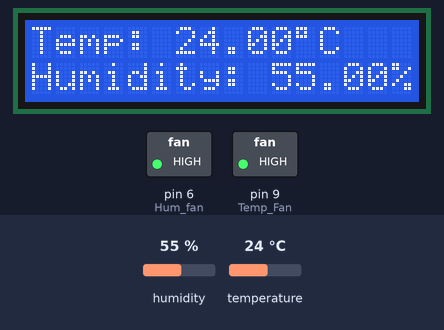
The sketch below on a simulated Arduino Uno, built with avr-gcc and run on an emulated ATmega328P. Parts: 16×2 character LCD, switched loads named in the sketch (green lamp = pin HIGH). The inputs (shaded band) are chosen by the test bench; at power-on: humidity 55 %, temperature 24 °C. What the sketch prints to the serial monitor is not drawn.

Above: at 1.2 s.
1.3 s: humidity set to 42 %
At 2.7 s:
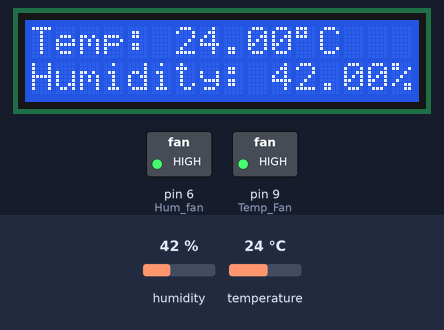
3.1 s: humidity set to 40 %
At 4.3 s:
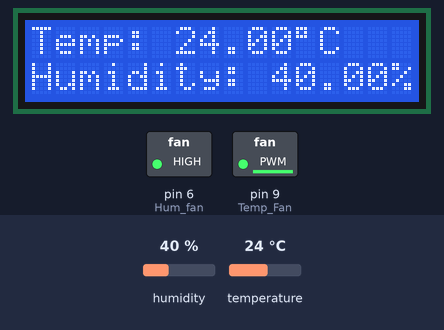
7.7 s: humidity set to 22 %
At 8.5 s:
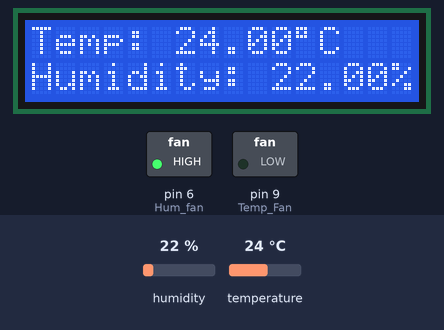
9.5 s: temperature set to 12 °C
At 11.3 s:
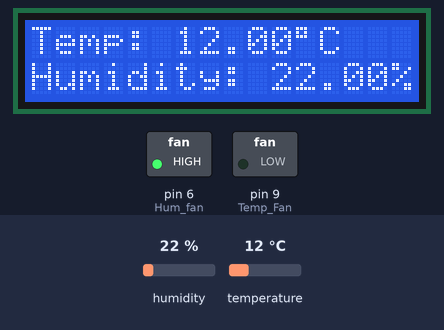
11.8 s: humidity set to 32 %
At 14.0 s:
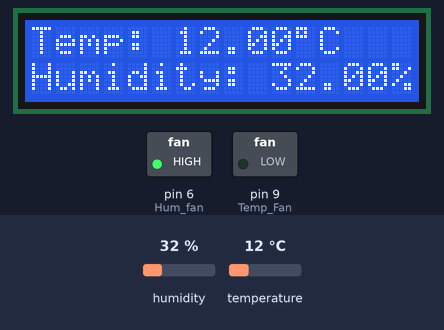
14.3 s: humidity set to 34 %
At 15.7 s:
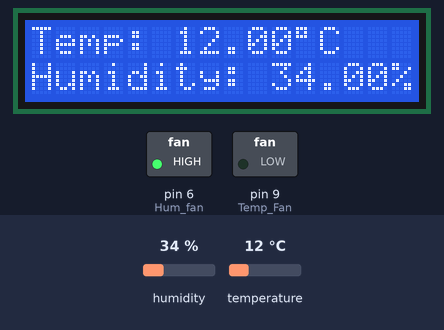
Timing chart, 0 to 17.3 s (numbered marks = the images above; inputs shaded):
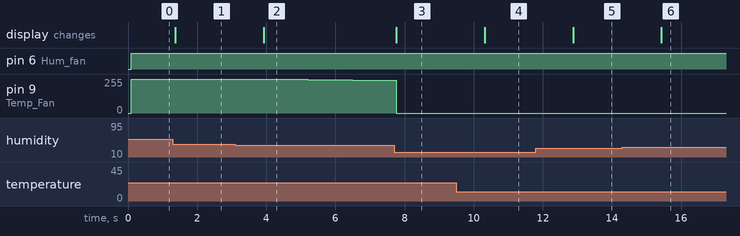

Measured:
- after the input at 1.3 s, the display: changes after 0.07 s (image 1)
- after the input at 3.1 s, pin 9 (Temp_Fan): 255/255 → 254/255 after 0.83 s, → 249/255 1.3 s later, → 244/255 1.3 s later; the display: changes after 0.83 s (image 2)
- after the input at 7.7 s, the display: changes after 0.06 s (image 3)
- after the input at 9.5 s, the display: changes after 0.82 s (image 4)
- after the input at 11.8 s, the display: changes after 1.1 s (image 5)
- after the input at 14.3 s, the display: changes after 1.1 s (image 6)

The sketch:

ArduinoCode.ino
```cpp
#include <dht.h>
#include <LiquidCrystal.h>
#include <AutoPID.h>

LiquidCrystal lcd(12, 11, 5, 4, 3, 2);

dht DHT;
//Use PIN 9 and 6, those have PWM option....

int Hum_fan = 6;
int Temp_Fan = 9;
int Fan_Speed = 0;

int Heater;
//int HeaterSpeed;
//This Will Be for the PID SYSTEM!
#define OUTPUT_MIN 0
#define OUTPUT_MAX 255
/*
 * How we set this up is -> start with KP.... Make it have Swining Behav
 * Adjust KI to kill the error....
 * Adjust KD to make it react faster
 */
#define KP 10
#define KI 0.4
#define KD 0

double HumRead, setPoint, outputHum;
double TempRead,SetPoint,OutPutTemp;

AutoPID myPID(&HumRead, &setPoint, &outputHum, OUTPUT_MIN, OUTPUT_MAX, KP, KI, KD);
// from 100 - 255 PWM.... Needs that for temp....
AutoPID my2PID(&TempRead, &SetPoint, &OutPutTemp, OUTPUT_MIN,OUTPUT_MAX,KP,KI,KD);

#define DHT11_PIN 7

void setup() {
  lcd.begin(16, 2);
  pinMode(Temp_Fan,OUTPUT);
  pinMode(Hum_fan, OUTPUT);
  pinMode(Heater, OUTPUT);
  setPwmFrequency(9, 6);
  Serial.begin(9600);
  Fan_Speed = 0;
  SetPoint = 50;
}


void loop()
{
  int chk = DHT.read11(DHT11_PIN);
  lcd.setCursor(0, 0);

  lcd.print("Temp: ");
  lcd.print(DHT.temperature);
  lcd.print((char)223);
  lcd.print("C");
  lcd.setCursor(0, 1);
  lcd.print("Humidity: ");
  lcd.print(DHT.humidity);
  lcd.print("%");

  Lower_HUM_FAN();
  PID_TEMP_FAN();
  ShowValues(); // This Will Send Current Data/Values...
  //HeaterControll();
  delay(1250);
}
/*
 * Heater Should Reach Temp Wanted
 * And Then keep it at that point... PID system Here aswell?
 */
void HeaterControll() {

  //HeaterSpeed = (12/12)*256;

  //digitalWrite(Heater,HIGH);

}
void PID_TEMP_FAN(){
  int out = 0;
  int offset = 110;
  TempRead = DHT.humidity;
  my2PID.run();
  out = 255 - OutPutTemp + offset;
  if (out > 255)
  {
    out = 255;
  }
  if (out == offset){
    out = 0;
  }
  analogWrite(Temp_Fan, out);

}
// PID system for HUM fan.......
// while(Hum < 30) KEEP PID on
// End with Giving HUM_FAN LOW
void Lower_HUM_FAN() {

  //setPoint = 35;
  //HumRead = DHT.humidity;
  //myPID.run();
  //analogWrite(Hum_fan, outputHum);
  digitalWrite(Hum_fan,HIGH);


}


void ShowValues() {
  int value = DHT.humidity;
  int out = 0;
  int offset = 110;
  Serial.print((value)); //Send that the Averge Temp for 8 ticks... or 1250 * 8 =
  Serial.print("\n");
  value = DHT.temperature;

  out = 255 - OutPutTemp + offset;

  Serial.print((out));
  Serial.print("\n");

}
void setPwmFrequency(int pin, int divisor) {
  byte mode;
  if (pin == 5 || pin == 6 || pin == 9 || pin == 10) {
    switch (divisor) {
      case 1: mode = 0x01; break;
      case 8: mode = 0x02; break;
      case 64: mode = 0x03; break;
      case 256: mode = 0x04; break;
      case 1024: mode = 0x05; break;
      default: return;
    }
    if (pin == 5 || pin == 6) {
      TCCR0B = TCCR0B & 0b11111000 | mode;
    } else {
      TCCR1B = TCCR1B & 0b11111000 | mode;
    }
  } else if (pin == 3 || pin == 11) {
    switch (divisor) {
      case 1: mode = 0x01; break;
      case 8: mode = 0x02; break;
      case 32: mode = 0x03; break;
      case 64: mode = 0x04; break;
      case 128: mode = 0x05; break;
      case 256: mode = 0x06; break;
      case 1024: mode = 0x07; break;
      default: return;
    }
    TCCR2B = TCCR2B & 0b11111000 | mode;
  }
}
```
